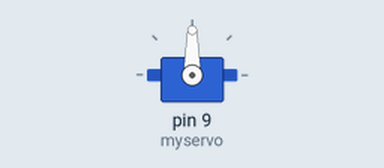
The sketch below on a simulated Arduino Uno, built with avr-gcc and run on an emulated ATmega328P. Parts: servo.

Above: at 0.05 s.
Timing chart, 0 to 3.0 s (numbered marks = the images above):
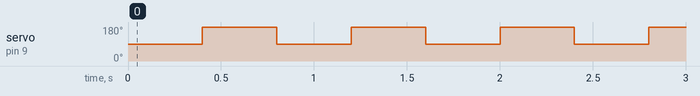

The sketch:

technoligy-arduino-servomoteur.ino
```cpp
#include <Servo.h>
Servo myservo;

void setup() {
  myservo.attach(9);
}

void loop() {
  myservo.write(90);
  delay(400);
  myservo.write(180);
  delay(400);
}
```

Measured:
- by itself, servo on pin 9 (myservo): alternates 180° for 0.40 s and 90° for 0.40 s
